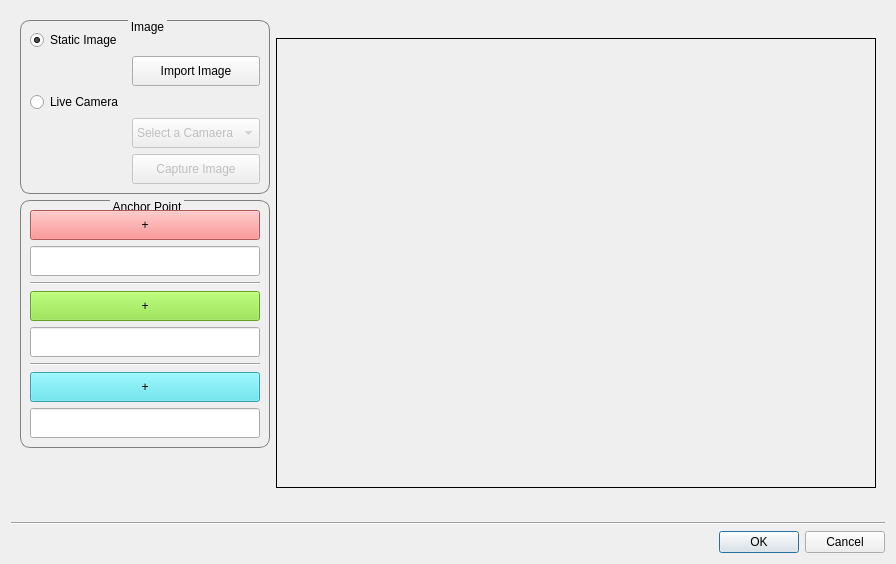
<?xml version="1.0" encoding="UTF-8"?>
<ui version="4.0">
 <class>PositionDialog</class>
 <widget class="QDialog" name="PositionDialog">
  <property name="geometry">
   <rect>
    <x>0</x>
    <y>0</y>
    <width>892</width>
    <height>564</height>
   </rect>
  </property>
  <property name="windowTitle">
   <string>Positioning Tool</string>
  </property>
  <layout class="QGridLayout" name="gridLayout_4">
   <item row="0" column="0">
    <widget class="QWidget" name="widget" native="true">
     <layout class="QGridLayout" name="gridLayout_3">
      <item row="0" column="0">
       <widget class="QGroupBox" name="source_groupBox">
        <property name="sizePolicy">
         <sizepolicy hsizetype="Fixed" vsizetype="Preferred">
          <horstretch>0</horstretch>
          <verstretch>0</verstretch>
         </sizepolicy>
        </property>
        <property name="minimumSize">
         <size>
          <width>250</width>
          <height>0</height>
         </size>
        </property>
        <property name="maximumSize">
         <size>
          <width>250</width>
          <height>16777215</height>
         </size>
        </property>
        <property name="styleSheet">
         <string notr="true">QGroupBox{
border-width:1px;
border-style:solid;
border-radius: 10px;
border-color:gray;
margin-top:2.5ex;
}
QGroupBox::title{
subcontrol-origin:margin;
subcontrol-position:top center;
padding:0 1px;
}</string>
        </property>
        <property name="title">
         <string>Image</string>
        </property>
        <layout class="QGridLayout" name="gridLayout">
         <item row="0" column="0" colspan="2">
          <widget class="QRadioButton" name="static_radioButton">
           <property name="text">
            <string>Static Image</string>
           </property>
           <property name="checked">
            <bool>true</bool>
           </property>
          </widget>
         </item>
         <item row="1" column="0">
          <spacer name="horizontalSpacer">
           <property name="orientation">
            <enum>Qt::Horizontal</enum>
           </property>
           <property name="sizeType">
            <enum>QSizePolicy::Fixed</enum>
           </property>
           <property name="sizeHint" stdset="0">
            <size>
             <width>18</width>
             <height>20</height>
            </size>
           </property>
          </spacer>
         </item>
         <item row="1" column="1">
          <widget class="QPushButton" name="import_pushButton">
           <property name="minimumSize">
            <size>
             <width>0</width>
             <height>30</height>
            </size>
           </property>
           <property name="text">
            <string>Import Image</string>
           </property>
          </widget>
         </item>
         <item row="2" column="0" colspan="2">
          <widget class="QRadioButton" name="live_radioButton">
           <property name="text">
            <string>Live Camera</string>
           </property>
          </widget>
         </item>
         <item row="3" column="0">
          <spacer name="horizontalSpacer_2">
           <property name="orientation">
            <enum>Qt::Horizontal</enum>
           </property>
           <property name="sizeType">
            <enum>QSizePolicy::Fixed</enum>
           </property>
           <property name="sizeHint" stdset="0">
            <size>
             <width>18</width>
             <height>20</height>
            </size>
           </property>
          </spacer>
         </item>
         <item row="3" column="1">
          <widget class="QComboBox" name="camera_comboBox">
           <property name="enabled">
            <bool>false</bool>
           </property>
           <property name="minimumSize">
            <size>
             <width>0</width>
             <height>30</height>
            </size>
           </property>
           <item>
            <property name="text">
             <string>Select a Camaera</string>
            </property>
           </item>
           <item>
            <property name="text">
             <string>Web Camera</string>
            </property>
           </item>
           <item>
            <property name="text">
             <string>Basler Camera</string>
            </property>
           </item>
          </widget>
         </item>
         <item row="4" column="1">
          <widget class="QPushButton" name="capture_pushButton">
           <property name="enabled">
            <bool>false</bool>
           </property>
           <property name="minimumSize">
            <size>
             <width>0</width>
             <height>30</height>
            </size>
           </property>
           <property name="text">
            <string>Capture Image</string>
           </property>
          </widget>
         </item>
        </layout>
       </widget>
      </item>
      <item row="0" column="1" rowspan="3">
       <widget class="DrawShapes" name="showImage_label">
        <property name="sizePolicy">
         <sizepolicy hsizetype="Fixed" vsizetype="Fixed">
          <horstretch>0</horstretch>
          <verstretch>0</verstretch>
         </sizepolicy>
        </property>
        <property name="minimumSize">
         <size>
          <width>600</width>
          <height>450</height>
         </size>
        </property>
        <property name="styleSheet">
         <string notr="true">border-color: rgb(138, 226, 52);</string>
        </property>
        <property name="frameShape">
         <enum>QFrame::Box</enum>
        </property>
        <property name="text">
         <string/>
        </property>
       </widget>
      </item>
      <item row="1" column="0">
       <widget class="QGroupBox" name="groupBox">
        <property name="sizePolicy">
         <sizepolicy hsizetype="Fixed" vsizetype="Preferred">
          <horstretch>0</horstretch>
          <verstretch>0</verstretch>
         </sizepolicy>
        </property>
        <property name="minimumSize">
         <size>
          <width>250</width>
          <height>0</height>
         </size>
        </property>
        <property name="maximumSize">
         <size>
          <width>250</width>
          <height>16777215</height>
         </size>
        </property>
        <property name="styleSheet">
         <string notr="true">QGroupBox{
border-width:1px;
border-style:solid;
border-radius: 10px;
border-color:gray;
margin-top:2.5ex;
}
QGroupBox::title{
subcontrol-origin:margin;
subcontrol-position:top center;
padding:0 1px;
}</string>
        </property>
        <property name="title">
         <string>Anchor Point</string>
        </property>
        <layout class="QGridLayout" name="gridLayout_5">
         <item row="8" column="0">
          <widget class="QLineEdit" name="point3_lineEdit">
           <property name="minimumSize">
            <size>
             <width>0</width>
             <height>30</height>
            </size>
           </property>
           <property name="readOnly">
            <bool>true</bool>
           </property>
          </widget>
         </item>
         <item row="6" column="0">
          <widget class="Line" name="line_3">
           <property name="orientation">
            <enum>Qt::Horizontal</enum>
           </property>
          </widget>
         </item>
         <item row="1" column="0">
          <widget class="QLineEdit" name="point1_lineEdit">
           <property name="minimumSize">
            <size>
             <width>0</width>
             <height>30</height>
            </size>
           </property>
           <property name="readOnly">
            <bool>true</bool>
           </property>
          </widget>
         </item>
         <item row="4" column="0">
          <widget class="QPushButton" name="addpoint2_pushButton">
           <property name="minimumSize">
            <size>
             <width>0</width>
             <height>30</height>
            </size>
           </property>
           <property name="styleSheet">
            <string notr="true">background-color: rgb(138, 226, 52);</string>
           </property>
           <property name="text">
            <string>+</string>
           </property>
          </widget>
         </item>
         <item row="5" column="0">
          <widget class="QLineEdit" name="point2_lineEdit">
           <property name="minimumSize">
            <size>
             <width>0</width>
             <height>30</height>
            </size>
           </property>
           <property name="readOnly">
            <bool>true</bool>
           </property>
          </widget>
         </item>
         <item row="7" column="0">
          <widget class="QPushButton" name="addpoint3_pushButton">
           <property name="minimumSize">
            <size>
             <width>0</width>
             <height>30</height>
            </size>
           </property>
           <property name="styleSheet">
            <string notr="true">background-color: rgb(79, 226, 239);</string>
           </property>
           <property name="text">
            <string>+</string>
           </property>
          </widget>
         </item>
         <item row="0" column="0">
          <widget class="QPushButton" name="addpoint1_pushButton">
           <property name="minimumSize">
            <size>
             <width>0</width>
             <height>30</height>
            </size>
           </property>
           <property name="styleSheet">
            <string notr="true">background-color: rgb(249, 122, 122);</string>
           </property>
           <property name="text">
            <string>+</string>
           </property>
          </widget>
         </item>
         <item row="2" column="0">
          <widget class="Line" name="line_2">
           <property name="orientation">
            <enum>Qt::Horizontal</enum>
           </property>
          </widget>
         </item>
        </layout>
       </widget>
      </item>
     </layout>
    </widget>
   </item>
   <item row="1" column="0">
    <widget class="Line" name="line">
     <property name="orientation">
      <enum>Qt::Horizontal</enum>
     </property>
    </widget>
   </item>
   <item row="2" column="0">
    <widget class="QDialogButtonBox" name="buttonBox">
     <property name="orientation">
      <enum>Qt::Horizontal</enum>
     </property>
     <property name="standardButtons">
      <set>QDialogButtonBox::Cancel|QDialogButtonBox::Ok</set>
     </property>
     <property name="centerButtons">
      <bool>false</bool>
     </property>
    </widget>
   </item>
  </layout>
 </widget>
 <customwidgets>
  <customwidget>
   <class>DrawShapes</class>
   <extends>QLabel</extends>
   <header>drawshapes.h</header>
  </customwidget>
 </customwidgets>
 <resources/>
 <connections>
  <connection>
   <sender>buttonBox</sender>
   <signal>rejected()</signal>
   <receiver>PositionDialog</receiver>
   <slot>reject()</slot>
   <hints>
    <hint type="sourcelabel">
     <x>316</x>
     <y>260</y>
    </hint>
    <hint type="destinationlabel">
     <x>286</x>
     <y>274</y>
    </hint>
   </hints>
  </connection>
 </connections>
</ui>
